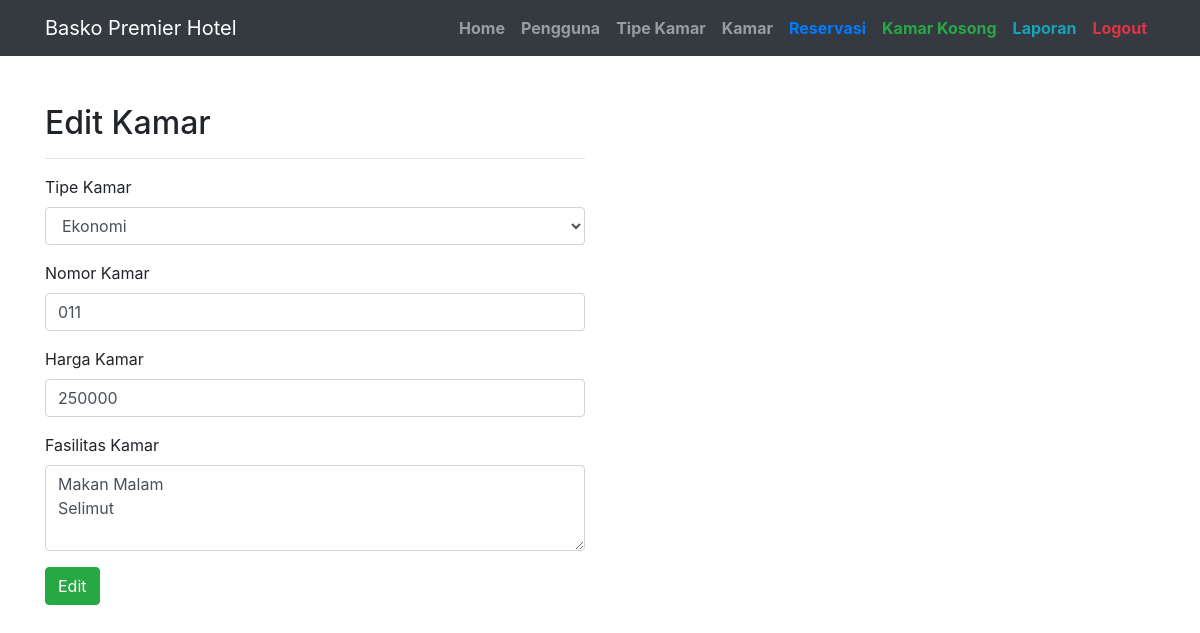
/index.php?page=module/Kamar/edit&id=4 (signed in), run on the app's committed database.
### tables this page shows
CREATE TABLE `tb_Kamar` (
  `kamar_id` int(11) NOT NULL AUTO_INCREMENT,
  `tipe_kamar_id` int(11) NOT NULL,
  `kamar_no` varchar(11) NOT NULL,
  `kamar_harga` int(11) NOT NULL,
  `kamar_fasilitas` text NOT NULL,
  `kamar_status` varchar(100) NOT NULL,
  PRIMARY KEY (`kamar_id`)
);

### assets/model/conf.php (called while the page is built, shortened)
<?php
$conn = mysqli_connect('localhost', 'root', 'mysql', 'db_hotel_basko');
class Conf
{
    public function get($query)
    {
        global $conn;
        $ambil = $conn->query($query);
        $hasil = [];
        while ($pecah = $ambil->fetch_object()) {
            $hasil[] = $pecah;
        }
        return $hasil;
    }
}

### assets/model/db.php (called while the page is built, shortened)
<?php
include 'conf.php';
class Db extends Conf
{
    public function getAllTipeKamar()
    {
        $query = $this->get("SELECT * FROM tb_Tipe_kamar");
        return $query;
    }
    public function getOneKamar($id)
    {
        $query = $this->get("SELECT * FROM tb_Kamar WHERE kamar_id = '$id'")[0];
        return $query;
    }
}

### module/Kamar/edit.php (the view, shortened to what this page needs)
<?php
$id = $_GET['id'];
$dataKamar = $db->getOneKamar($id);
$dataTipes = $db->getAllTipeKamar();
?>
<div class="container">
    <div class="row">
        <div class="col-md-6 mb-5 mt-5">
            <h2>Edit Kamar</h2>
            <hr>
            <form method="POST">
                <div class="form-group">
                    <div class="form-label-group">
                        <label>Tipe Kamar</label>
                        <select name="tipe" class="form-control" autofocus="autofocus">
                            <?php
                            foreach ($dataTipes as $dataTipe) : ?>
                                <option value="<?= $dataTipe->tipe_kamar_id ?>"><?= $dataTipe->tipe_kamar_nama ?></option>
                            <?php endforeach ?>
                        </select>
                    </div>
                </div>
                <div class="form-group">
                    <div class="form-label-group">
                        <label>Nomor Kamar</label>
                        <input value="<?php echo $dataKamar->kamar_no ?>" name="nomor" type="number" class="form-control">
                    </div>
                </div>
                <div class="form-group">
                    <div class="form-label-group">
                        <label>Harga Kamar</label>
                        <input value="<?php echo $dataKamar->kamar_harga ?>" name="harga" type="number" class="form-control">
                    </div>
                </div>
                <div class="form-group">
                    <div class="form-label-group">
                        <label>Fasilitas Kamar</label>
                        <textarea name="fasilitas" cols="10" rows="3" class="form-control"><?php echo $dataKamar->kamar_fasilitas ?></textarea>
                    </div>
                </div>
                <button name="edit" class="btn btn-success">Edit</button>
            </form>
        </div>
    </div>
</div>

### assets/css/business-frontpage.css (style rules this page uses)
body { padding-top: 56px; }

### data on the page
tb_kamar: nomor "011", harga "250000", fasilitas "Makan Malam Selimut"

### other printed values
form field tipe "Ekonomi"
